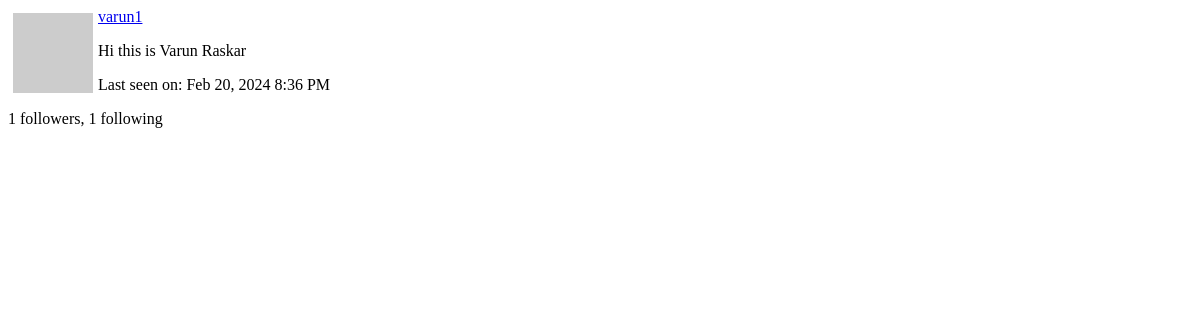
The app's page /user/varun1/popup (signed in), older data.
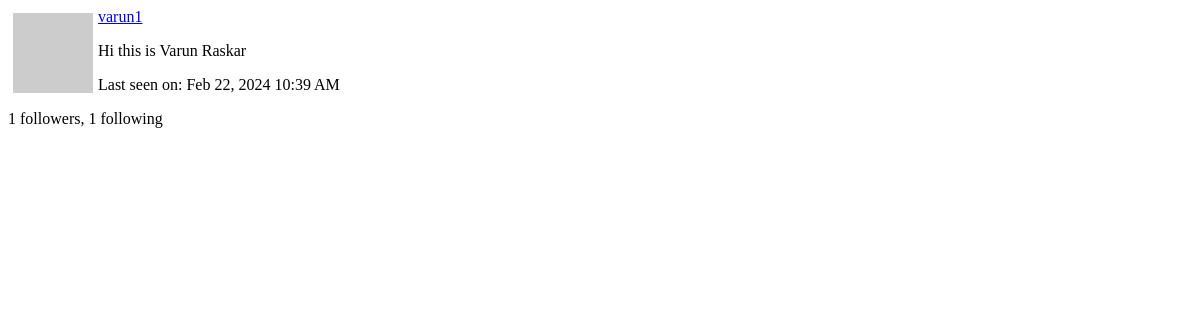
The same page, newer data.
### app/models.py (models this page shows, shortened)
class User(UserMixin,db.Model):
    id: so.Mapped[int] = so.mapped_column(primary_key=True)
    username: so.Mapped[str] = so.mapped_column(sa.String(64), index=True, unique=True)
    email: so.Mapped[str] = so.mapped_column(sa.String(120), index=True, unique=True)
    password_hash: so.Mapped[Optional[str]] = so.mapped_column(sa.String(256))
    posts: so.WriteOnlyMapped['Post'] = so.relationship(back_populates='author')
    about_me: so.Mapped[Optional[str]] = so.mapped_column(sa.String(140))
    last_seen: so.Mapped[Optional[datetime]] = so.mapped_column(default=lambda: datetime.now(timezone.utc))
    last_message_read_time: so.Mapped[Optional[datetime]]
    messages_sent: so.WriteOnlyMapped['Message'] = so.relationship(foreign_keys='Message.sender_id', back_populates='author')
    messages_received: so.WriteOnlyMapped['Message'] = so.relationship(foreign_keys='Message.recipient_id', back_populates='recipient')
    notifications: so.WriteOnlyMapped['Notification'] = so.relationship(back_populates='user')
    tasks: so.WriteOnlyMapped['Task'] = so.relationship(back_populates='user')
    def avatar(self, size):
        digest = md5(self.email.lower().encode('utf-8')).hexdigest()
        return f'https://www.gravatar.com/avatar/{digest}?d=identicon&s={size}'
    following: so.WriteOnlyMapped['User'] = so.relationship(
        secondary=followers, primaryjoin=(followers.c.follower_id == id),
        secondaryjoin=(followers.c.followed_id == id),
        back_populates='followers')
    followers: so.WriteOnlyMapped['User'] = so.relationship(
        secondary=followers, primaryjoin=(followers.c.followed_id == id),
        secondaryjoin=(followers.c.follower_id == id),
        back_populates='following')
    def followers_count(self):
        query = sa.select(sa.func.count()).select_from(self.followers.select().subquery())
        return db.session.scalar(query)
    def following_count(self):
        query = sa.select(sa.func.count()).select_from(self.following.select().subquery())
        return db.session.scalar(query)

### app/main/routes.py (the view)
@bp.route('/user/<username>/popup')
@login_required
def user_popup(username):
    user = db.first_or_404(sa.select(User).where(User.username == username))
    form = EmptyForm()
    return render_template('user_popup.html', user=user, form=form)

### app/__init__.py (called while the page is built)
def get_locale():
    return request.accept_languages.best_match(current_app.config['LANGUAGES'])

### app/main/routes.py (called while the page is built)
@bp.before_app_request
def before_request():
    if current_user.is_authenticated:
        current_user.last_seen = datetime.utcnow()
        db.session.commit()
        g.search_form = SearchForm()
    g.locale = str(get_locale())

@bp.before_request
def before_request():
    if current_user.is_authenticated:
        current_user.last_seen = datetime.now(timezone.utc)
        db.session.commit()
    g.locale = str(get_locale())

### app/models.py (called while the page is built)
@login.user_loader
def load_user(id):
    return db.session.get(User, int(id))

    @classmethod
    def before_commit(cls, session):
        session._changes = {
            'add': list(session.new),
            'update': list(session.dirty),
            'delete': list(session.deleted)
        }

### app/templates/user_popup.html (shortened to what this page needs)
<div>
    <img src="{{ user.avatar(64) }}" style="margin: 5px; float: left">
    <p><a href="{{ url_for('main.user', username=user.username) }}">{{ user.username }}</a></p>
    {% if user.about_me %}<p>{{ user.about_me }}</p>{% endif %}
    {% if user.last_seen %}
    <p>{{ _('Last seen on') }}: {{ moment(user.last_seen).format('lll') }}</p>
    {% endif %}
    <p>{{ _('%(count)d followers', count=user.followers_count()) }}, {{ _('%(count)d following', count=user.following_count()) }}</p>
  </div>

Row changes from the older to the newer data that the page shows:
changed User "varun1": last_seen "Feb 20, 2024 8:36 PM" → "Feb 22, 2024 10:39 AM"
